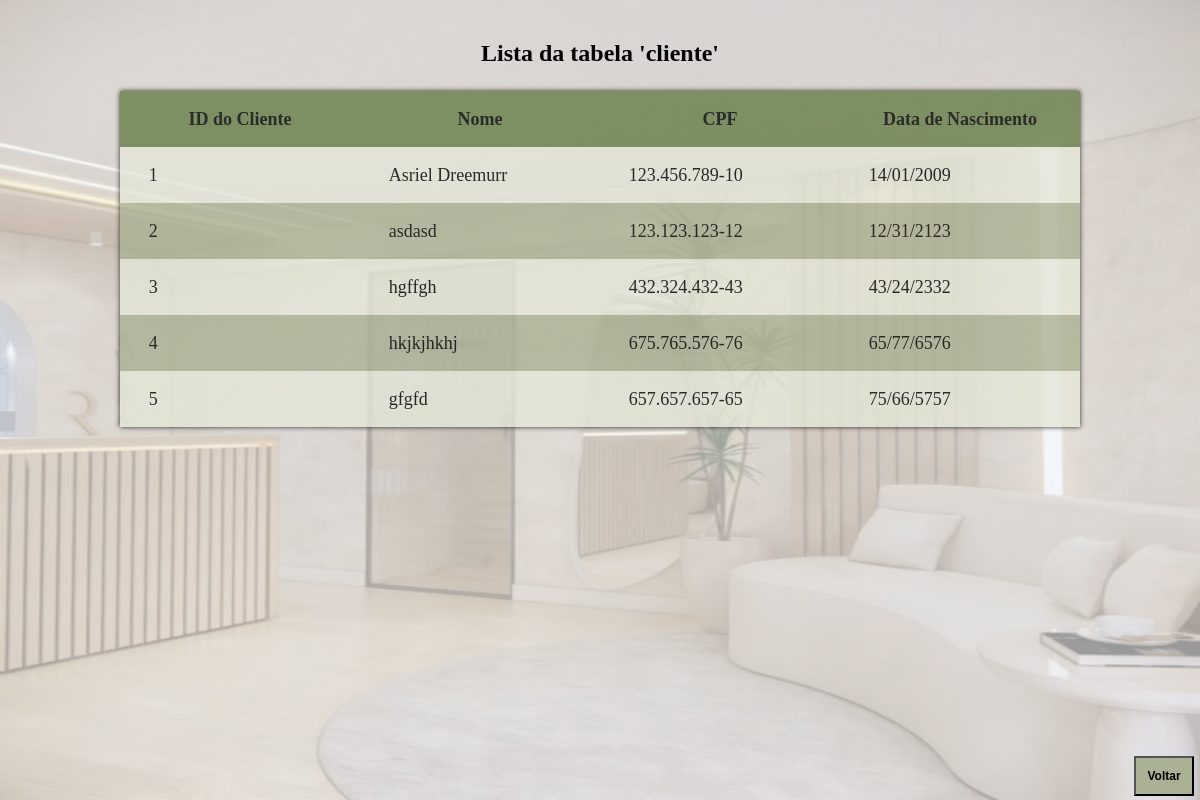
Page /PW2/ProjInter-ClinicaEstetica/AcessoBD/cliente/Listar.php on the committed database.
### tables this page shows
CREATE TABLE `cliente` (
  `ID_Cliente` int(11) NOT NULL,
  `Nome` varchar(100) NOT NULL,
  `CPF` varchar(14) NOT NULL,
  `Data_nascimento` varchar(10) NOT NULL
);

### PW2/ProjInter-ClinicaEstetica/AcessoBD/cliente/Cliente.php (called while the page is built, shortened)
<?php
    class Cliente
    {
        function listar()
        {
            try
            {
                $this->conn = new Conectar();
                $sql = $this->conn->query("select * from cliente order by ID_Cliente");
                $sql->execute();
                return $sql->fetchAll();
            }
            catch(PDOException $exc)
            {
                echo "Erro ao executar consulta. " . $exc->getMessage();
            }
        }
    }
?>

### PW2/ProjInter-ClinicaEstetica/AcessoBD/cliente/Listar.php (the view, shortened to what this page needs)
<!DOCTYPE html>
<html lang="en">
<head>
    <link rel="stylesheet" type="text/css" href="CSS/Listar.css">
</head>
<body>
    <main>
        <?php
            $pos = 0;
            include_once 'Cliente.php';
            $p = new Cliente();
            $pro_bd=$p->listar();
        ?>
        <p>Lista da tabela 'cliente'<p>
        <table>
            <tr class="cap">
                <th>ID do Cliente</th>
                <th>Nome</th>
                <th>CPF</th>
                <th>Data de Nascimento</th>
            </tr>
        <?php
            foreach($pro_bd as $pro_mostrar)
            {
                $pos = $pos + 1;
                if($pos % 2 == 1){
                    echo "<tr class='par'>";
                }
                else{
                    echo "<tr class='impar'>";
                }
                echo "<td> $pro_mostrar[0] </td>";
                echo "<td> $pro_mostrar[1] </td>";
                echo "<td> $pro_mostrar[2] </td>";
                echo "<td> $pro_mostrar[3] </td>";
                echo "</tr>";
            }
        ?>
        </table>
    </main>
    <form action="../../menu/index.htm">
        <input type="submit" value="Voltar">
    </form>
    <div class="fundo"></div>
</body>
</html>

### PW2/ProjInter-ClinicaEstetica/AcessoBD/cliente/CSS/Listar.css (style rules this page uses)
body { padding: 0; margin: 0; width: 100vw; overflow-x: hidden; }
.fundo { position: fixed; top: 0; bottom: 0; width: 100vw; height: 100vh; background-image: url('../../../img/clientesfundo.jpeg'); background-size: 100% 100%; background-repeat: no-repeat; z-index: -1; opacity: 40%; }
main { margin-top: 5vh; }
p { text-align: center; font-weight: bold; font-size: 2vw; }
table { box-shadow: 0 0 5px black; margin: auto; width: 80vw; border-collapse: collapse; font-size: 1.5vw; opacity: 80%; color: rgb(0, 0, 0); margin-bottom: 4vh; }
th { width: 25%; }
td { padding-left: 3%; }
tr { height: 7vh; }
.cap { background-color: #667f48; }
.par { background-color: rgb(228, 231, 216); }
.impar { background-color: #abb194; }
form { position: fixed; bottom: 0.5vh; right: 0.5vw; height: 5vh; width: 5vw; }
input { height: 100%; width: 100%; background-color: #abb194; color: rgb(0, 0, 0); font-weight: bold; font-size: 1vw; }

### rows in the picture
cliente: ID_Cliente "1", Nome "Asriel Dreemurr", CPF "123.456.789-10", Data_nascimento "14/01/2009"
cliente: ID_Cliente "2", Nome "asdasd", CPF "123.123.123-12", Data_nascimento "12/31/2123"
cliente: ID_Cliente "3", Nome "hgffgh", CPF "432.324.432-43", Data_nascimento "43/24/2332"
cliente: ID_Cliente "4", Nome "hkjkjhkhj", CPF "675.765.576-76", Data_nascimento "65/77/6576"
cliente: ID_Cliente "5", Nome "gfgfd", CPF "657.657.657-65", Data_nascimento "75/66/5757"
